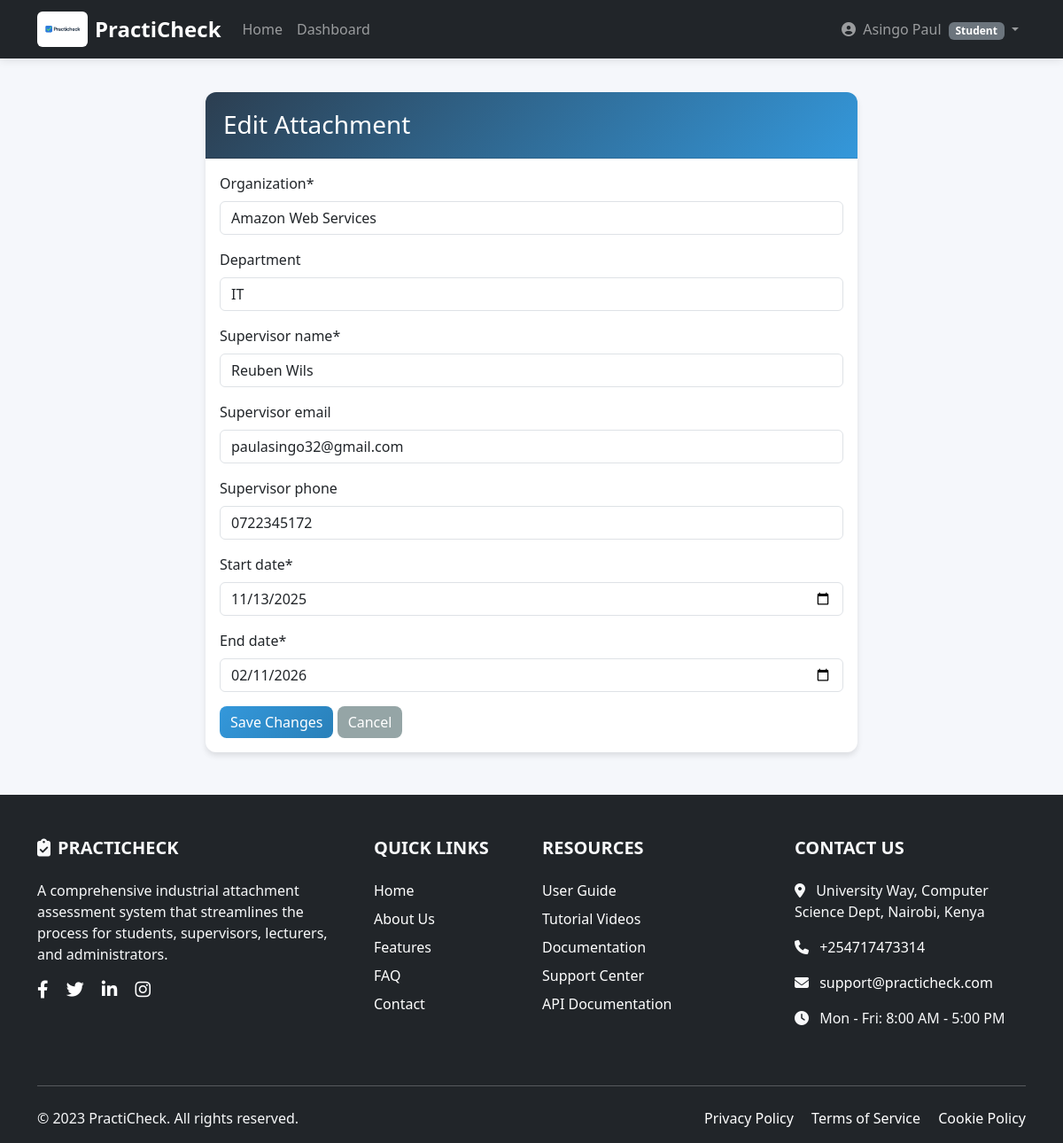
Page /attachments/edit/1/ (signed in) on the committed database.
### accounts/models.py (models this page shows, shortened)
class CustomUser(AbstractUser):
    username = None  # Remove default username
    USER_TYPE_CHOICES = (
        (1, "Student"),
        (2, "Supervisor"),
        (3, "Lecturer"),
        (4, "Admin"),
    )
    user_type = models.PositiveSmallIntegerField(choices=USER_TYPE_CHOICES, default=1)
    email = models.EmailField(unique=True)
    student_id = models.CharField(max_length=20, unique=True, blank=True, null=True)
    year_of_study = models.PositiveSmallIntegerField(blank=True, null=True)
    university = models.CharField(max_length=200, blank=True, null=True)
    organization = models.CharField(max_length=200, blank=True, null=True)
    position = models.CharField(max_length=100, blank=True, null=True)
    supervisor_department = models.CharField(max_length=100, blank=True, null=True)
    department = models.ForeignKey('attachments.Department', on_delete=models.SET_NULL, null=True, blank=True)
    course = models.ForeignKey('attachments.Course', on_delete=models.SET_NULL, null=True, blank=True)
    profile_picture = models.ImageField(
        upload_to='profile_pictures/',
        null=True,
        blank=True,
        verbose_name='Profile Picture'
    )
    phone_number = models.CharField(
        max_length=20,
        blank=True,
        null=True,
        verbose_name='Phone Number'
    )
    dark_theme_enabled = models.BooleanField(
        default=False,
        verbose_name='Dark Theme Enabled'
    )
    notification_preferences = models.JSONField(
        default=dict,
        blank=True,
        verbose_name='Notification Preferences'
    )
    USERNAME_FIELD = 'email'
    REQUIRED_FIELDS = []  # Remove 'username' from required fields
    objects = CustomUserManager()
    def get_user_type_display(self):
        return dict(self.USER_TYPE_CHOICES).get(self.user_type, "Unknown")

### attachments/models.py (models this page shows, shortened)
class Attachment(models.Model):
    student = models.ForeignKey(User, on_delete=models.CASCADE, related_name='attachments')
    industry = models.ForeignKey(Industry, on_delete=models.SET_NULL, null=True, blank=True)
    organization = models.CharField(max_length=200)
    department = models.CharField(max_length=100, blank=True)
    supervisor_name = models.CharField(max_length=100)
    supervisor_email = models.EmailField(blank=True)
    supervisor_phone = models.CharField(max_length=15, blank=True)
    start_date = models.DateField()
    end_date = models.DateField()
    report = models.FileField(upload_to="reports/", blank=True, null=True)
    status = models.CharField(max_length=20, choices=(
        ('pending', 'Pending Approval'),
        ('approved', 'Approved'),
        ('ongoing', 'Ongoing'),
        ('completed', 'Completed'),
        ('cancelled', 'Cancelled'),
    ), default='pending')
    created_at = models.DateTimeField(auto_now_add=True)
    updated_at = models.DateTimeField(auto_now=True)
    class Meta:
        constraints = [
            models.UniqueConstraint(fields=['student'], name='unique_student_attachment')
        ]

### attachments/views.py (the view)
# urls.py: path('edit/<int:attachment_id>/', views.edit_attachment, name='edit_attachment'),
@login_required
def edit_attachment(request, attachment_id):
    attachment = get_object_or_404(Attachment, id=attachment_id, student=request.user)
    if attachment.status not in ['pending', 'approved']:
        messages.error(request, 'You can only edit pending or approved attachments.')
        return redirect('attachments:dashboard')
    if request.method == 'POST':
        form = AttachmentForm(request.POST, instance=attachment)
        if form.is_valid():
            form.save()
            messages.success(request, 'Attachment updated successfully!')
            return redirect('attachments:dashboard')
    else:
        form = AttachmentForm(instance=attachment)
    return render(request, 'attachments/edit_attachment.html', {'form': form, 'attachment': attachment})

### attachments/forms.py (shortened to what this page needs)
class AttachmentForm(forms.ModelForm):
    class Meta:
        model = Attachment
        fields = ['organization', 'department', 'supervisor_name', 'supervisor_email',
                 'supervisor_phone', 'start_date', 'end_date']
        widgets = {
            'start_date': forms.DateInput(attrs={'type': 'date', 'class': 'form-control'}),
            'end_date': forms.DateInput(attrs={'type': 'date', 'class': 'form-control'}),
            'organization': forms.TextInput(attrs={'class': 'form-control', 'placeholder': 'Company/Organization name'}),
            'department': forms.TextInput(attrs={'class': 'form-control', 'placeholder': 'Department/Section'}),
            'supervisor_name': forms.TextInput(attrs={'class': 'form-control', 'placeholder': 'Full name'}),
            'supervisor_email': forms.EmailInput(attrs={'class': 'form-control', 'placeholder': 'email@example.com'}),
            'supervisor_phone': forms.TextInput(attrs={'class': 'form-control', 'placeholder': 'Phone number'}),
        }

### accounts/context_processors.py (called while the page is built)
def user_type(request):
    return {
        'user_type': request.user.user_type if request.user.is_authenticated else None,
        'user_type_display': request.user.get_user_type_display() if request.user.is_authenticated else None,
    }

### attachments/templates/attachments/edit_attachment.html (shortened to what this page needs)
{% extends 'base_student.html' %}
{% load crispy_forms_tags %}
{% block content %}
<div class="container mt-4">
    <div class="row">
        <div class="col-md-8 offset-md-2">
            <div class="card">
                <div class="card-header">
                    <h3 class="mb-0">Edit Attachment</h3>
                </div>
                <div class="card-body">
                    <form method="post" enctype="multipart/form-data">
                        {{ form|crispy }}
                        <div class="form-group mt-3">
                            <button type="submit" class="btn btn-primary">Save Changes</button>
                            <a href="{% url 'attachments:attachment_detail' attachment.id %}" class="btn btn-secondary">Cancel</a>
                        </div>
                    </form>
                </div>
            </div>
        </div>
    </div>
</div>
{% endblock %}

### templates/header.html (shortened to what this page needs)
{% load static %}
<header>
    <nav class="navbar navbar-expand-lg navbar-dark bg-dark fixed-top">
        <div class="container">
            <a class="navbar-brand d-flex align-items-center" href="{% url 'home' %}">
                <img src="{% static 'images/practicheck.png' %}"
                     alt="PractiCheck Logo"
                     style="height: 40px; width: auto;"
                     class="me-2">
                <span class="fw-bold text-white fs-4">PractiCheck</span>
            </a>
            <div class="collapse navbar-collapse" id="navbarNav">
                <ul class="navbar-nav me-auto">
                    <li class="nav-item">
                        <a class="nav-link" href="{% url 'home' %}">Home</a>
                    </li>
                    {% if user.is_authenticated %}
                    <li class="nav-item">
                        {% if user.user_type == 1 %}
                            <a class="nav-link" href="{% url 'attachments:dashboard' %}">Dashboard</a>
                        {% elif user.user_type == 2 %}
                            <a class="nav-link" href="{% url 'evaluations:supervisor_dashboard' %}">Dashboard</a>
                        {% elif user.user_type == 3 %}
                            <a class="nav-link" href="{% url 'evaluations:lecturer_dashboard' %}">Dashboard</a>
                        {% endif %}
                    </li>
                    {% endif %}
                </ul>
                <ul class="navbar-nav">
                    {% if user.is_authenticated %}
                    <li class="nav-item dropdown">
                        <a class="nav-link dropdown-toggle" href="#" role="button" data-bs-toggle="dropdown">
                            <i class="fas fa-user-circle me-1"></i>
                            {{ user.get_full_name|default:"No Name" }}
                            <small class="badge bg-secondary ms-1">
                                {{ user.get_user_type_display }}
                            </small>
                        </a>
                    </li>
                    {% endif %}
                </ul>
            </div>
        </div>
    </nav>
</header>

### static/css/style.css (style rules this page uses)
:root { --primary: #4361ee; --secondary: #3f37c9; --success: #4cc9f0; --info: #4895ef; --warning: #f72585; --danger: #e63946; --light: #f8f9fa; --dark: #212529; --gray: #6c757d; }
body { font-family: 'Segoe UI', Tahoma, Geneva, Verdana, sans-serif; background-color: #f5f7fb; color: #333; }
.navbar { box-shadow: 0 2px 10px rgba(0, 0, 0, 0.1); }
.card { border: none; border-radius: 10px; box-shadow: 0 4px 20px rgba(0, 0, 0, 0.05); transition: transform 0.3s, box-shadow 0.3s; }
.card-header { background: white; border-bottom: 1px solid rgba(0, 0, 0, 0.05); font-weight: 600; }
.btn-primary { background-color: var(--primary); border-color: var(--primary); }

### attachments/templates/attachments/edit_attachment.html (style rules this page uses)
.card { border: none; border-radius: 12px; box-shadow: 0 4px 6px rgba(0,0,0,0.1); }
.card-header { background: linear-gradient(135deg, #2c3e50 0%, #3498db 100%); color: white; border-radius: 12px 12px 0 0 !important; padding: 20px; }
.btn-primary { background: linear-gradient(135deg, #3498db 0%, #2980b9 100%); border: none; border-radius: 8px; }
.btn-secondary { background: #95a5a6; border: none; border-radius: 8px; }

### templates/header.html (style rules this page uses)
.navbar-brand img { background: #ffffff; padding: 3px; border-radius: 6px; }
body { padding-top: 80px; }

### rows in the picture
CustomUser: get_full_name "Asingo Paul", user_type "Student"
Attachment: organization "Amazon Web Services", department "IT", supervisor_name "Reuben Wils", supervisor_email "paulasingo32@gmail.com", supervisor_phone "0722345172", start_date "11/13/2025", end_date "02/11/2026"
